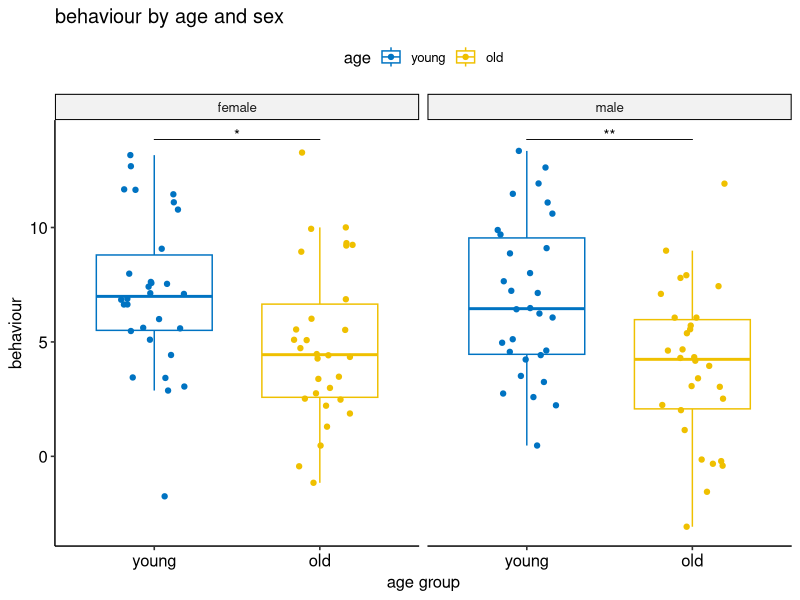

Here is the R script that generated this plot:
library("ggpubr")
library("dplyr")
library("magrittr")

df <- read.table(
  file       = "./two-way-examples/two-way-data-first-example.tsv",
  header     = TRUE,
  sep        = " ",              
  stringsAsFactors = FALSE
)

anova_results <- aov(behaviour ~ sex * age, data = df)

print(summary(anova_results))

df$group <- interaction(df$sex, df$age, sep = "_")

pw_all <- pairwise.t.test(df$behaviour, df$group, p.adjust.method = "fdr")

get_p <- function(mat, g1, g2) {
  rn <- rownames(mat);  cn <- colnames(mat)
  if (g1 %in% rn && g2 %in% cn)       return(mat[g1, g2])
  if (g2 %in% rn && g1 %in% cn)       return(mat[g2, g1])
  stop(sprintf("not found", g1, g2))
}

p_female <- get_p(pw_all$p.value, "female_old", "female_young")
p_male   <- get_p(pw_all$p.value, "male_old",   "male_young")


y_max  <- max(df$behaviour)
ann_df <- data.frame(
  sex        = c("female", "male"),
  group1     = "young",
  group2     = "old",
  p          = c(p_female, p_male),
  y.position = y_max + 0.5           
) %>%
  dplyr::mutate(
      p.signif = dplyr::case_when(
      p <= 0.0001 ~ "****",
      p <= 0.001  ~ "***",
      p <= 0.01   ~ "**",
      p <= 0.05   ~ "*",
      TRUE        ~ "ns"
    )
  )

p <- ggboxplot(
  df,
  x        = "age",
  y        = "behaviour",
  color    = "age",
  palette  = "jco",
  add      = "jitter",
  facet.by = "sex"
) +
  stat_pvalue_manual(
    data       = ann_df,
    label      = "p.signif",
    tip.length = 0,
    hide.ns    = FALSE
  ) +
  labs(
    title = "behaviour by age and sex",
    x     = "age group",
    y     = "behaviour"
  ) +
  theme_pubr()

print(p)


